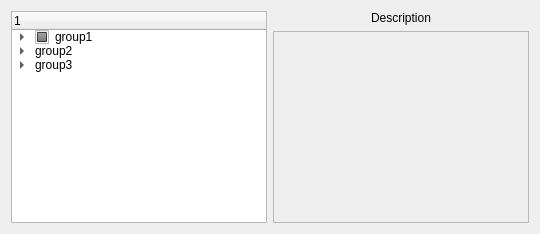
          <widget class="QWidget" name="kickstartPackagesTab">
           <attribute name="title">
            <string>Packages</string>
           </attribute>
           <layout class="QGridLayout" name="gridLayout_8">
            <item row="0" column="0" rowspan="2">
             <widget class="QTreeWidget" name="kickstartPackagesTreeWidget">
              <property name="selectionMode">
               <enum>QAbstractItemView::SingleSelection</enum>
              </property>
              <property name="selectionBehavior">
               <enum>QAbstractItemView::SelectRows</enum>
              </property>
              <column>
               <property name="text">
                <string>1</string>
               </property>
              </column>
              <item>
               <property name="text">
                <string>group1</string>
               </property>
               <property name="checkState">
                <enum>PartiallyChecked</enum>
               </property>
               <property name="flags">
                <set>ItemIsSelectable|ItemIsDragEnabled|ItemIsUserCheckable|ItemIsEnabled|ItemIsTristate</set>
               </property>
               <item>
                <property name="text">
                 <string>package1.1</string>
                </property>
                <property name="checkState">
                 <enum>PartiallyChecked</enum>
                </property>
                <property name="flags">
                 <set>ItemIsSelectable|ItemIsDragEnabled|ItemIsUserCheckable|ItemIsEnabled|ItemIsTristate</set>
                </property>
               </item>
               <item>
                <property name="text">
                 <string>package1.2</string>
                </property>
                <property name="flags">
                 <set>ItemIsSelectable|ItemIsDragEnabled|ItemIsEnabled</set>
                </property>
               </item>
              </item>
              <item>
               <property name="text">
                <string>group2</string>
               </property>
               <item>
                <property name="text">
                 <string>package2.1</string>
                </property>
               </item>
              </item>
              <item>
               <property name="text">
                <string>group3</string>
               </property>
               <item>
                <property name="text">
                 <string>package3.1</string>
                </property>
               </item>
               <item>
                <property name="text">
                 <string>package3.2</string>
                </property>
               </item>
              </item>
             </widget>
            </item>
            <item row="1" column="1">
             <widget class="QTextEdit" name="packageDescriptionTextEdit">
              <property name="enabled">
               <bool>false</bool>
              </property>
              <property name="readOnly">
               <bool>true</bool>
              </property>
             </widget>
            </item>
            <item row="0" column="1">
             <widget class="QLabel" name="kickstartPackageDescriptionLabel">
              <property name="text">
               <string>Description</string>
              </property>
              <property name="alignment">
               <set>Qt::AlignCenter</set>
              </property>
             </widget>
            </item>
           </layout>
          </widget>
